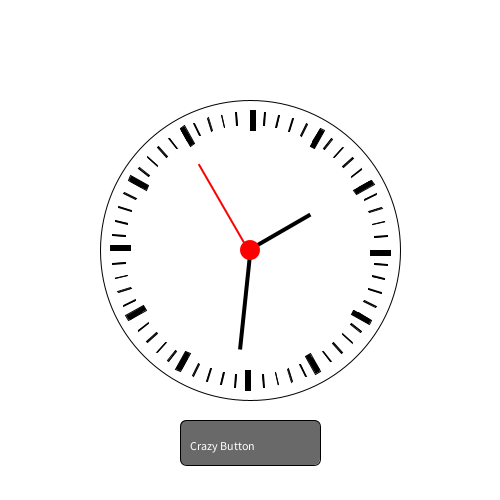
Frame 1 (no input)
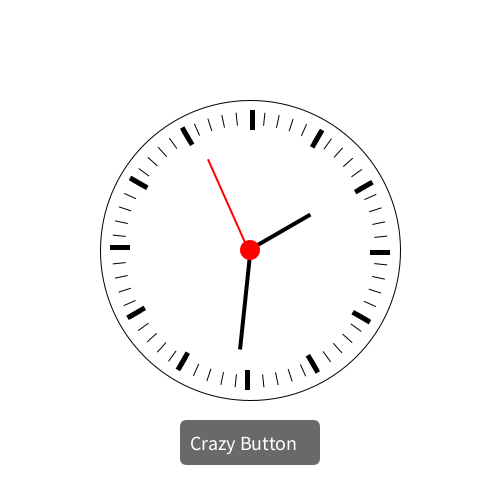
Frame 60 (the mouse pressed at the canvas centre just before this capture)
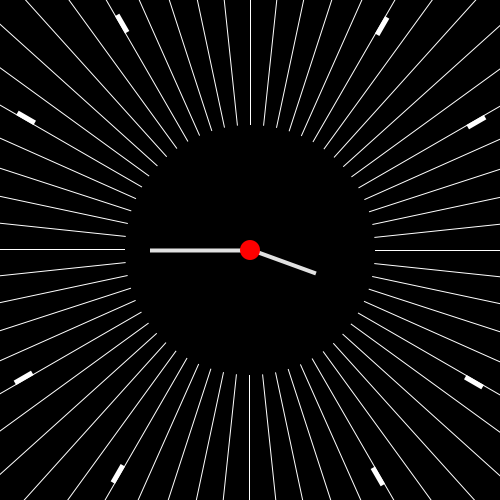
Frame 120 (the mouse held since frame 60 and released just before this capture)

The Processing sketch that drew these frames (run headless with seeded random() and noise(); from frame 60 on, the mouse is pressed at the canvas centre):

// Processing sketch: processing_127764
// ── processing_127764.pde

float x = 0;
float y = 0;

void setup(){
  size(500,500);
  background(0);

}

void draw(){
  background(255);

  if (mousePressed) {
       background (0);

    pushMatrix();
fill(225);
translate(width/2,height/2);
rotate(radians(second()*600-900));
rect(0,0-2.5,100,4);
popMatrix();

    pushMatrix();
fill(225);
translate(width/2,height/2);
rotate(radians(second()*500-400));
rect(0,0-2.5,70,4);
popMatrix();

pushMatrix();
stroke(255,0,0);
strokeWeight(4);
line(250,250,mouseX,mouseY);
popMatrix();
  
pushMatrix();
     noStroke();
translate(width/2,height/2);
fill(255);
for(int i=0; i<60; i++){
  rotate(radians(360/60));
rect(125,0,mouseY,1);}
popMatrix();

pushMatrix();
translate(width/2,height/2);
fill(255);
for(int i=0; i<12; i++){
  rotate(radians(360/12));
rect(mouseX,0,20,5);}
popMatrix();


fill(255,0,0);
noStroke();
ellipse(width/2,height/2,20,20);
  }
  
  
  else {
   
  background (255);
  
  fill(105,105,105);
  rect(180,420,140,45,7);
 
  String s = "Crazy Button";
  fill(255);
  text(s,190,450);
  textSize(20);
  
pushMatrix();
translate(width/2,height/2);
fill(0);
for(int i=0; i<12; i++){
  rotate(radians(360/12));
rect(120,0,20,5);
}
popMatrix();
pushMatrix();
translate(width/2,height/2);
fill(0);
for(int i=0; i<60; i++){
  rotate(radians(360/60));
rect(125,0,13,1);
}
popMatrix();

noFill();
stroke(0);
ellipse(width/2,height/2,300,300);

pushMatrix();
fill(255,0,0);
noStroke();
translate(width/2,height/2);
rotate(radians(second()*6-90));
rect(0,0-2.5,100,2);
popMatrix();

pushMatrix();
fill(0);
translate(width/2,height/2);
rotate(radians(minute()*6-90));
rect(0,0-2.5,100,4);
popMatrix();

pushMatrix();
fill(0);
translate(width/2,height/2);
rotate(radians(hour()*30-90));
rect(0,0-2.5,70,4);
popMatrix();

fill(255,0,0);
noStroke();
ellipse(width/2,height/2,20,20);
  }
}
